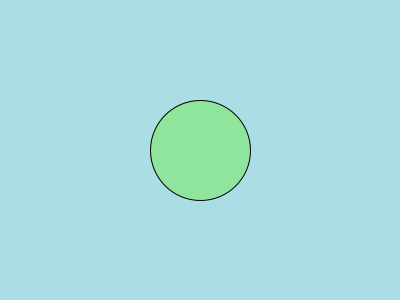
Frame 1 (no input)
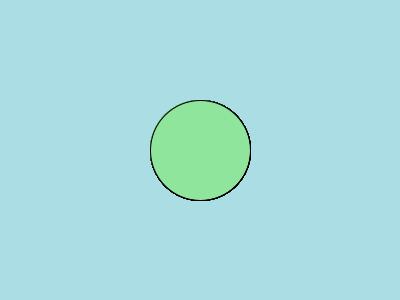
Frame 60 (the mouse pressed at the canvas centre just before this capture)
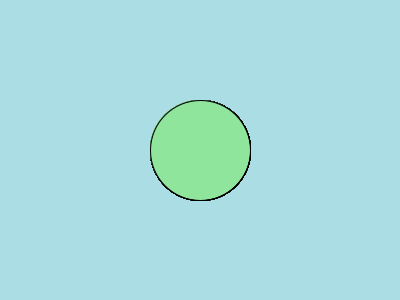
Frame 120 (the mouse held since frame 60 and released just before this capture)

The Processing sketch that drew these frames (run headless with seeded random() and noise(); from frame 60 on, the mouse is pressed at the canvas centre):

// Processing sketch: Quiz_06_Mission_02
// ── Quiz_06_Mission_02.pde
void setup() {
  size(400,300);
  background(#ABDDE5);
}

void draw() {
  fill(#90E59D);
  ellipse(200,150,100,100);
}
